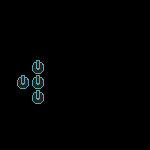

Tiled map render using the project's own tile images. Description and the whole map definition, tile-layer contents included, below:
An orthogonal 10x10 tile map with 15x15 px tiles, 1 tile layer (Layer2) and 2 objects (25, 28).

<map version="1.2" tiledversion="1.2.4" orientation="orthogonal" renderorder="right-down" width="10" height="10" tilewidth="15" tileheight="15" infinite="0" nextlayerid="3" nextobjectid="12">
 <tileset firstgid="1" source="tileset.tsx" />
 <layer id="1" name="Layer2" width="10" height="10">
  <data encoding="csv">
0,0,0,0,0,0,0,0,0,0,
0,0,0,0,0,0,0,0,0,0,
0,0,0,0,0,0,0,0,0,0,
0,0,0,0,0,0,0,0,0,0,
0,0,6,0,0,0,0,0,0,0,
0,6,6,0,0,0,0,0,0,0,
0,0,6,0,0,0,0,0,0,0,
0,0,0,0,0,0,0,0,0,0,
0,0,0,0,0,0,0,0,0,0,
0,0,0,0,0,0,0,0,0,0
</data>
 </layer>
 <objectgroup id="2" name="Cha">
  <object id="10" name="25" x="90" y="90" width="15" height="15" />
  <object id="11" name="28" x="135" y="60" width="15" height="15" />
 </objectgroup>
</map>
